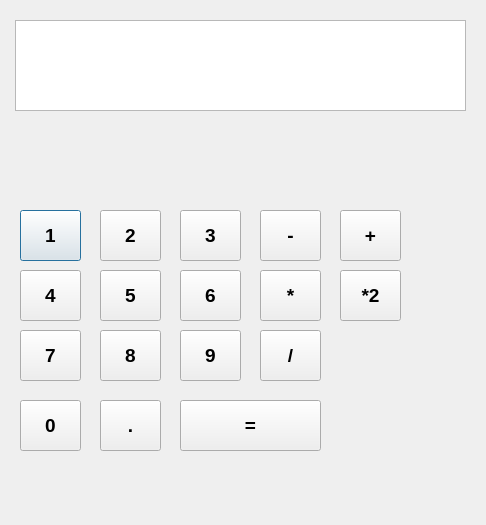
<?xml version="1.0" encoding="UTF-8"?>
<ui version="4.0">
 <class>Dialog</class>
 <widget class="QDialog" name="Dialog">
  <property name="geometry">
   <rect>
    <x>0</x>
    <y>0</y>
    <width>486</width>
    <height>525</height>
   </rect>
  </property>
  <property name="windowTitle">
   <string>Dialog</string>
  </property>
  <widget class="QPushButton" name="pushButton">
   <property name="geometry">
    <rect>
     <x>20</x>
     <y>210</y>
     <width>61</width>
     <height>51</height>
    </rect>
   </property>
   <property name="font">
    <font>
     <pointsize>14</pointsize>
     <weight>75</weight>
     <bold>true</bold>
    </font>
   </property>
   <property name="text">
    <string>1</string>
   </property>
  </widget>
  <widget class="QPushButton" name="pushButton_2">
   <property name="geometry">
    <rect>
     <x>20</x>
     <y>270</y>
     <width>61</width>
     <height>51</height>
    </rect>
   </property>
   <property name="font">
    <font>
     <pointsize>14</pointsize>
     <weight>75</weight>
     <bold>true</bold>
    </font>
   </property>
   <property name="text">
    <string>4</string>
   </property>
  </widget>
  <widget class="QPushButton" name="pushButton_3">
   <property name="geometry">
    <rect>
     <x>20</x>
     <y>330</y>
     <width>61</width>
     <height>51</height>
    </rect>
   </property>
   <property name="font">
    <font>
     <pointsize>14</pointsize>
     <weight>75</weight>
     <bold>true</bold>
    </font>
   </property>
   <property name="text">
    <string>7</string>
   </property>
  </widget>
  <widget class="QPushButton" name="pushButton_4">
   <property name="geometry">
    <rect>
     <x>100</x>
     <y>330</y>
     <width>61</width>
     <height>51</height>
    </rect>
   </property>
   <property name="font">
    <font>
     <pointsize>14</pointsize>
     <weight>75</weight>
     <bold>true</bold>
    </font>
   </property>
   <property name="text">
    <string>8</string>
   </property>
  </widget>
  <widget class="QPushButton" name="pushButton_5">
   <property name="geometry">
    <rect>
     <x>100</x>
     <y>270</y>
     <width>61</width>
     <height>51</height>
    </rect>
   </property>
   <property name="font">
    <font>
     <pointsize>14</pointsize>
     <weight>75</weight>
     <bold>true</bold>
    </font>
   </property>
   <property name="text">
    <string>5</string>
   </property>
  </widget>
  <widget class="QPushButton" name="pushButton_6">
   <property name="geometry">
    <rect>
     <x>100</x>
     <y>210</y>
     <width>61</width>
     <height>51</height>
    </rect>
   </property>
   <property name="font">
    <font>
     <pointsize>14</pointsize>
     <weight>75</weight>
     <bold>true</bold>
    </font>
   </property>
   <property name="text">
    <string>2</string>
   </property>
  </widget>
  <widget class="QPushButton" name="pushButton_7">
   <property name="geometry">
    <rect>
     <x>180</x>
     <y>330</y>
     <width>61</width>
     <height>51</height>
    </rect>
   </property>
   <property name="font">
    <font>
     <pointsize>14</pointsize>
     <weight>75</weight>
     <bold>true</bold>
    </font>
   </property>
   <property name="text">
    <string>9</string>
   </property>
  </widget>
  <widget class="QPushButton" name="pushButton_8">
   <property name="geometry">
    <rect>
     <x>180</x>
     <y>270</y>
     <width>61</width>
     <height>51</height>
    </rect>
   </property>
   <property name="font">
    <font>
     <pointsize>14</pointsize>
     <weight>75</weight>
     <bold>true</bold>
    </font>
   </property>
   <property name="text">
    <string>6</string>
   </property>
  </widget>
  <widget class="QPushButton" name="pushButton_9">
   <property name="geometry">
    <rect>
     <x>180</x>
     <y>210</y>
     <width>61</width>
     <height>51</height>
    </rect>
   </property>
   <property name="font">
    <font>
     <pointsize>14</pointsize>
     <weight>75</weight>
     <bold>true</bold>
    </font>
   </property>
   <property name="text">
    <string>3</string>
   </property>
  </widget>
  <widget class="QPushButton" name="pushButton_10">
   <property name="geometry">
    <rect>
     <x>180</x>
     <y>400</y>
     <width>141</width>
     <height>51</height>
    </rect>
   </property>
   <property name="font">
    <font>
     <pointsize>14</pointsize>
     <weight>75</weight>
     <bold>true</bold>
    </font>
   </property>
   <property name="text">
    <string>=</string>
   </property>
  </widget>
  <widget class="QPushButton" name="pushButton_11">
   <property name="geometry">
    <rect>
     <x>100</x>
     <y>400</y>
     <width>61</width>
     <height>51</height>
    </rect>
   </property>
   <property name="font">
    <font>
     <pointsize>14</pointsize>
     <weight>75</weight>
     <bold>true</bold>
    </font>
   </property>
   <property name="text">
    <string>.</string>
   </property>
  </widget>
  <widget class="QPushButton" name="pushButton_12">
   <property name="geometry">
    <rect>
     <x>20</x>
     <y>400</y>
     <width>61</width>
     <height>51</height>
    </rect>
   </property>
   <property name="font">
    <font>
     <pointsize>14</pointsize>
     <weight>75</weight>
     <bold>true</bold>
    </font>
   </property>
   <property name="text">
    <string>0</string>
   </property>
  </widget>
  <widget class="QPushButton" name="pushButton_13">
   <property name="geometry">
    <rect>
     <x>260</x>
     <y>330</y>
     <width>61</width>
     <height>51</height>
    </rect>
   </property>
   <property name="font">
    <font>
     <pointsize>14</pointsize>
     <weight>75</weight>
     <bold>true</bold>
    </font>
   </property>
   <property name="text">
    <string>/</string>
   </property>
  </widget>
  <widget class="QPushButton" name="pushButton_14">
   <property name="geometry">
    <rect>
     <x>260</x>
     <y>270</y>
     <width>61</width>
     <height>51</height>
    </rect>
   </property>
   <property name="font">
    <font>
     <pointsize>14</pointsize>
     <weight>75</weight>
     <bold>true</bold>
    </font>
   </property>
   <property name="text">
    <string>*</string>
   </property>
  </widget>
  <widget class="QPushButton" name="pushButton_15">
   <property name="geometry">
    <rect>
     <x>260</x>
     <y>210</y>
     <width>61</width>
     <height>51</height>
    </rect>
   </property>
   <property name="font">
    <font>
     <pointsize>14</pointsize>
     <weight>75</weight>
     <bold>true</bold>
    </font>
   </property>
   <property name="text">
    <string>-</string>
   </property>
  </widget>
  <widget class="QPushButton" name="pushButton_16">
   <property name="geometry">
    <rect>
     <x>340</x>
     <y>210</y>
     <width>61</width>
     <height>51</height>
    </rect>
   </property>
   <property name="font">
    <font>
     <pointsize>14</pointsize>
     <weight>75</weight>
     <bold>true</bold>
    </font>
   </property>
   <property name="text">
    <string>+</string>
   </property>
  </widget>
  <widget class="QPushButton" name="pushButton_17">
   <property name="geometry">
    <rect>
     <x>340</x>
     <y>270</y>
     <width>61</width>
     <height>51</height>
    </rect>
   </property>
   <property name="font">
    <font>
     <pointsize>14</pointsize>
     <weight>75</weight>
     <bold>true</bold>
    </font>
   </property>
   <property name="text">
    <string>*2</string>
   </property>
  </widget>
  <widget class="QTextBrowser" name="textBrowser">
   <property name="geometry">
    <rect>
     <x>15</x>
     <y>20</y>
     <width>451</width>
     <height>91</height>
    </rect>
   </property>
   <property name="font">
    <font>
     <pointsize>24</pointsize>
     <weight>75</weight>
     <bold>true</bold>
    </font>
   </property>
  </widget>
 </widget>
 <resources/>
 <connections/>
</ui>
